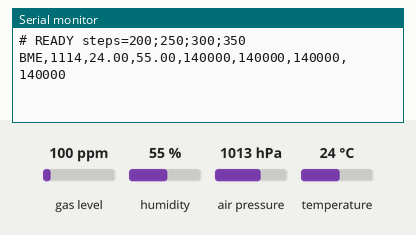
A sketch run on a simulated ESP32. Shown: the last lines printed to the serial monitor. Inputs (shaded band) come from the test bench; at power-on: gas level 100 ppm, humidity 55 %, temperature 24 °C, air pressure 1013 hPa.

Above: at 1.7 s.
1.8 s: gas level set to 20 ppm
At 1.8 s:
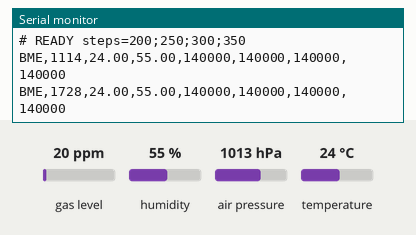
3.3 s: humidity set to 22 %
At 4.1 s:
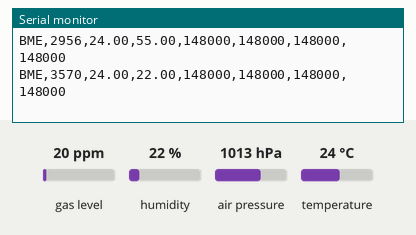
4.8 s: temperature set to 12 °C
At 5.1 s:
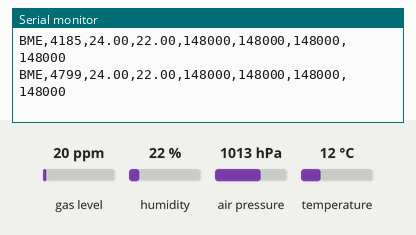
Timing chart, 0 to 7.8 s (numbered marks = the images above; inputs shaded):
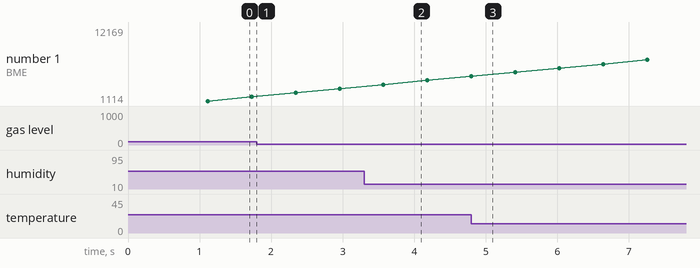

Measured:
- after the input at 3.3 s, the serial monitor: prints a new line after 0.27 s (image 2)

The sketch:

esp32_bme688.ino
```cpp
/*
  AI that can smell - BME688 reader for ESP32

  Wiring (I2C):
    BME688 VIN/VCC -> ESP32 3V3
    BME688 GND     -> ESP32 GND
    BME688 SCL     -> ESP32 GPIO 22
    BME688 SDA     -> ESP32 GPIO 21

  Libraries (Arduino IDE -> Tools -> Manage Libraries):
    "Adafruit BME680 Library" (it also works for the BME688)
    "Adafruit Unified Sensor"

  Board: "ESP32 Dev Module" (install "esp32 by Espressif" in Boards Manager).

  Every cycle the heater steps through a few temperatures. Each temperature
  makes the sensor react a bit differently, so one chip acts like several
  sensors. One line is printed per cycle:

    BME,<millis>,<temp C>,<humidity %>,<R at 200C>,<R at 250C>,<R at 300C>,<R at 350C>

  record_bme688.py on your laptop reads these lines.
*/

#include <Wire.h>
#include <Adafruit_Sensor.h>
#include "Adafruit_BME680.h"

const int HEATER_STEPS[] = {200, 250, 300, 350};   // degrees C
const int N_STEPS = sizeof(HEATER_STEPS) / sizeof(HEATER_STEPS[0]);
const int HEATER_MS = 150;                          // how long to heat at each step

Adafruit_BME680 bme;

void setup() {
  Serial.begin(115200);
  delay(500);
  Wire.begin(21, 22);  // SDA, SCL

  // Most breakouts use address 0x77, some use 0x76
  if (!bme.begin(0x77) && !bme.begin(0x76)) {
    Serial.println("# ERROR: BME688 not found. Check the wiring.");
    while (true) delay(1000);
  }
  bme.setTemperatureOversampling(BME680_OS_8X);
  bme.setHumidityOversampling(BME680_OS_2X);
  bme.setPressureOversampling(BME680_OS_4X);
  bme.setIIRFilterSize(BME680_FILTER_SIZE_3);

  Serial.print("# READY steps=");
  for (int i = 0; i < N_STEPS; i++) {
    Serial.print(HEATER_STEPS[i]);
    if (i < N_STEPS - 1) Serial.print(";");
  }
  Serial.println();
}

void loop() {
  float temperature = NAN, humidity = NAN;
  uint32_t resistance[N_STEPS];

  for (int i = 0; i < N_STEPS; i++) {
    bme.setGasHeater(HEATER_STEPS[i], HEATER_MS);
    if (!bme.performReading()) {
      Serial.println("# WARN: reading failed");
      return;
    }
    resistance[i] = bme.gas_resistance;   // ohms
    temperature = bme.temperature;
    humidity = bme.humidity;
  }

  Serial.print("BME,");
  Serial.print(millis());
  Serial.print(",");
  Serial.print(temperature, 2);
  Serial.print(",");
  Serial.print(humidity, 2);
  for (int i = 0; i < N_STEPS; i++) {
    Serial.print(",");
    Serial.print(resistance[i]);
  }
  Serial.println();
}
```
